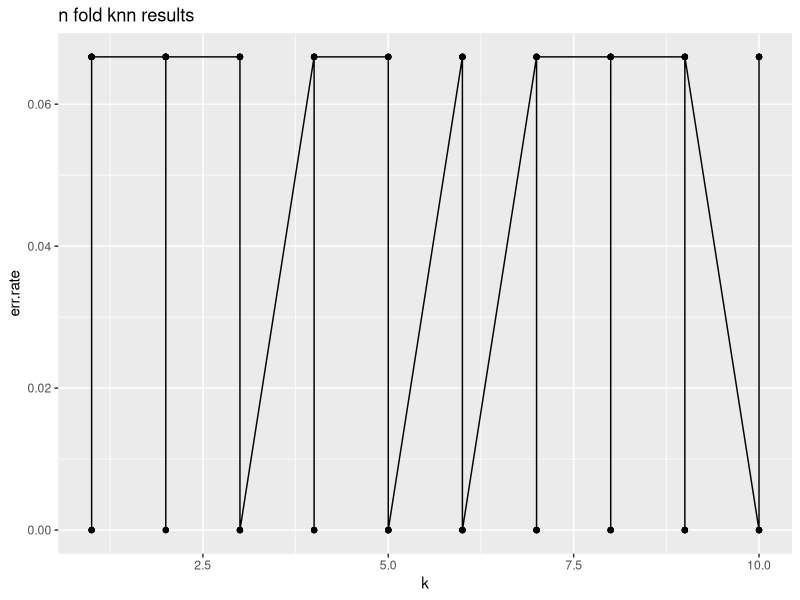

Here is the R script that generated this plot:
library(class)
library(ggplot2)

###########################
# PREPROCESSING
###########################
data <- iris               # create copy of iris dataframe
set.seed(1)                # keeps data consistent

N <- nrow(data)            # 150 rows of data
index <- sample(1:N, N)     
data <- data[index, ]
folds <- 10                 # number of folds
fold.rows <- N/folds        # number of rows per fold

labels <- data$Species      # store labels
data$Species <- NULL 

###########################
# APPLY MODEL
###########################
err.rates <- data.frame()
for (a in 1:folds)
{
  start.index <- (((a - 1) * fold.rows) + 1) # starting point for each fold
  end.index <- (a*fold.rows)
  
  test.index <- start.index:end.index 
  
  train.data <- data[-test.index, ]  # perform train/test split
  test.data <- data[test.index, ]    # extract test set labels  
  
  train.labels <- as.factor(as.matrix(labels)[-test.index, ])      # extract training set labels
  test.labels <- as.factor(as.matrix(labels)[test.index, ]) 
  
  max.k <- 10
  for (k in 1:max.k)                          # perform fit for various values of k
  {
    knn.fit <- knn(train = train.data,        # training set
                  test = test.data,           # test set
                  cl = train.labels,          # true labels
                  k = k                       # number of NN to poll
    )
  
    print(table(test.labels, knn.fit))        # print confusion matrix
    
    cat('\n', 'k = ', k, '\n', sep='')                               # print params
    this.err <- sum(test.labels != knn.fit) / length(test.labels)    # store gzn err
    err.rates <- rbind(err.rates, this.err)     # append err to total results
    
  }
}

###########################
# OUTPUT RESULTS
###########################
avg.err <- colMeans(err.rates) # estimates OOS accuracy

results <- data.frame(1:max.k, err.rates)   # create results summary data frame
names(results) <- c('k', 'err.rate')        # label columns of results df                             # create title for results plot

title <- paste('n fold knn results', sep='')

# create results plot
results.plot <- ggplot(results, aes(x=k, y=err.rate)) + geom_point() + geom_line()
results.plot <- results.plot + ggtitle(title)

# draw results plot (note need for print stmt inside script to draw ggplot)
print(results.plot)
cat('Average Generalization Error = ',avg.err)
